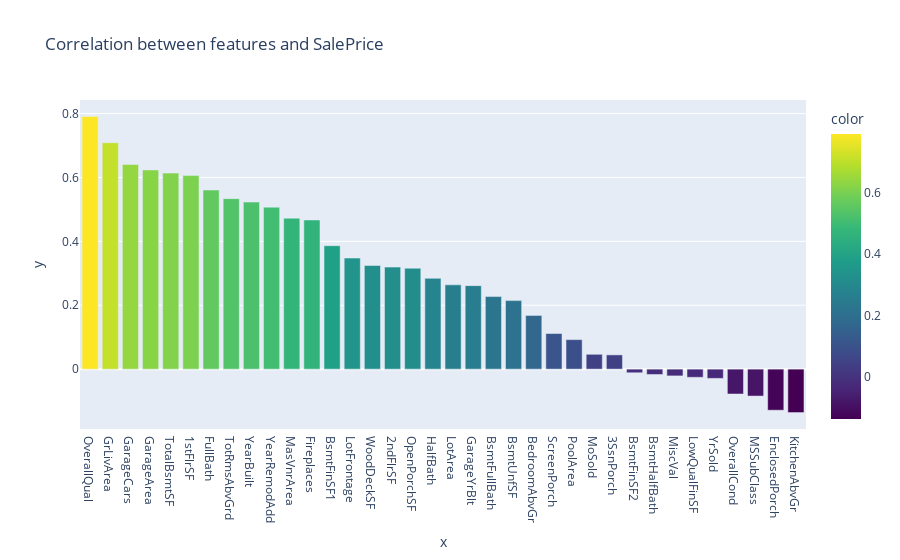

Notebook cell for this chart:
### Code cell
px.bar(x=correlation.index, y=correlation.values, color=correlation.values,
       title="Correlation between features and SalePrice",
       color_continuous_scale="viridis",)

### Figure 1 — Plotly figure (JSON) as saved in the notebook; plotly's stock layout.template omitted (floating-point values rounded to 4 significant figures)
{"data": [{"alignmentgroup": "True", "hovertemplate": "x=%{x}<br>y=%{y}<br>color=%{marker.color}<extra></extra>", "legendgroup": "", "marker": {"color": [0.791, 0.7086, 0.6404, 0.6234, 0.6136, 0.6059, 0.5607, 0.5337, 0.5229, 0.5071, 0.4726, 0.4669, 0.3864, 0.3477, 0.3244, 0.3193, 0.3159, 0.2841, 0.2638, 0.2614, 0.2271, 0.2145, 0.1682, 0.1114, 0.0924, 0.04643, 0.04458, -0.01138, -0.01684, -0.02119, -0.02561, -0.02892, -0.07786, -0.08428, -0.1286, -0.1359], "coloraxis": "coloraxis"}, "name": "", "offsetgroup": "", "orientation": "v", "showlegend": false, "textposition": "auto", "type": "bar", "x": ["OverallQual", "GrLivArea", "GarageCars", "GarageArea", "TotalBsmtSF", "1stFlrSF", "FullBath", "TotRmsAbvGrd", "YearBuilt", "YearRemodAdd", "MasVnrArea", "Fireplaces", "BsmtFinSF1", "LotFrontage", "WoodDeckSF", "2ndFlrSF", "OpenPorchSF", "HalfBath", "LotArea", "GarageYrBlt", "BsmtFullBath", "BsmtUnfSF", "BedroomAbvGr", "ScreenPorch", "PoolArea", "MoSold", "3SsnPorch", "BsmtFinSF2", "BsmtHalfBath", "MiscVal", "LowQualFinSF", "YrSold", "OverallCond", "MSSubClass", "EnclosedPorch", "KitchenAbvGr"], "xaxis": "x", "y": [0.791, 0.7086, 0.6404, 0.6234, 0.6136, 0.6059, 0.5607, 0.5337, 0.5229, 0.5071, 0.4726, 0.4669, 0.3864, 0.3477, 0.3244, 0.3193, 0.3159, 0.2841, 0.2638, 0.2614, 0.2271, 0.2145, 0.1682, 0.1114, 0.0924, 0.04643, 0.04458, -0.01138, -0.01684, -0.02119, -0.02561, -0.02892, -0.07786, -0.08428, -0.1286, -0.1359], "yaxis": "y"}], "layout": {"barmode": "relative", "coloraxis": {"colorbar": {"title": {"text": "color"}}, "colorscale": [[0, "#440154"], [0.1111, "#482878"], [0.2222, "#3e4989"], [0.3333, "#31688e"], [0.4444, "#26828e"], [0.5556, "#1f9e89"], [0.6667, "#35b779"], [0.7778, "#6ece58"], [0.8889, "#b5de2b"], [1, "#fde725"]]}, "legend": {"tracegroupgap": 0}, "title": {"text": "Correlation between features and SalePrice"}, "xaxis": {"anchor": "y", "domain": [0, 1], "title": {"text": "x"}}, "yaxis": {"anchor": "x", "domain": [0, 1], "title": {"text": "y"}}}}
